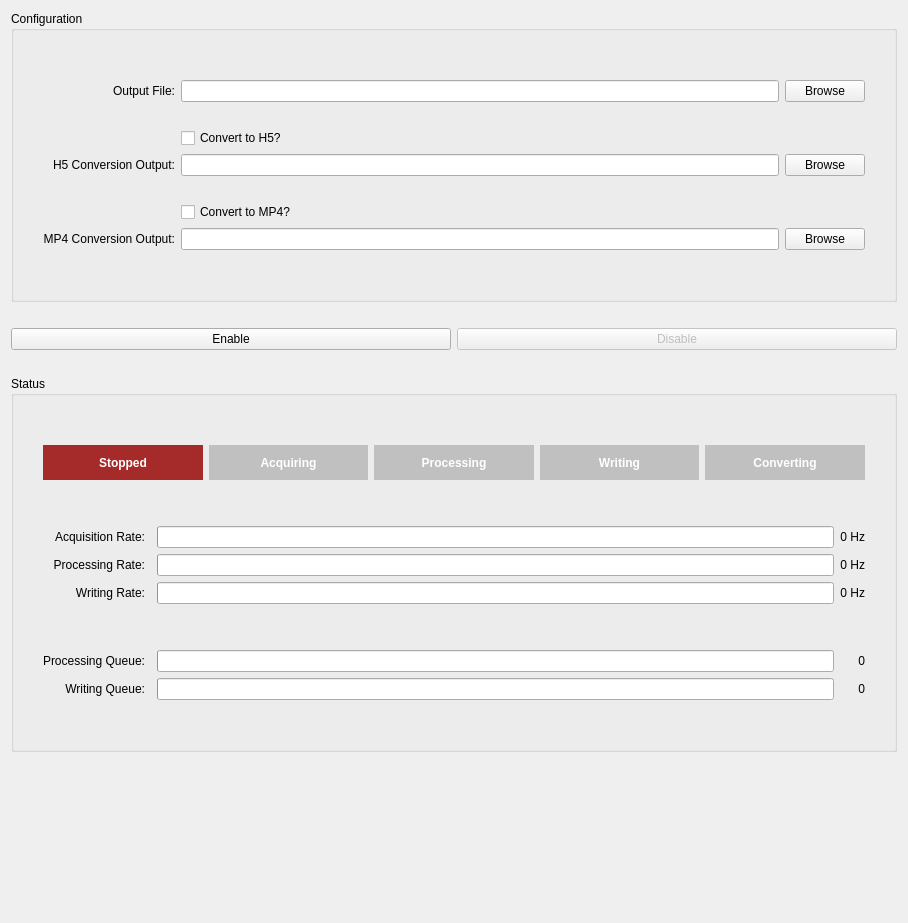
<?xml version="1.0" encoding="UTF-8"?>
<ui version="4.0">
 <class>Form</class>
 <widget class="QWidget" name="Form">
  <property name="geometry">
   <rect>
    <x>0</x>
    <y>0</y>
    <width>908</width>
    <height>923</height>
   </rect>
  </property>
  <property name="windowTitle">
   <string>FastCamera Streaming Utility</string>
  </property>
  <property name="layoutDirection">
   <enum>Qt::LeftToRight</enum>
  </property>
  <layout class="QGridLayout" name="gridLayout_4">
   <item row="10" column="0">
    <layout class="QHBoxLayout" name="horizontalLayout">
     <item>
      <widget class="QPushButton" name="startButton">
       <property name="font">
        <font>
         <weight>50</weight>
         <bold>false</bold>
        </font>
       </property>
       <property name="text">
        <string>Enable</string>
       </property>
      </widget>
     </item>
     <item>
      <widget class="QPushButton" name="stopButton">
       <property name="enabled">
        <bool>false</bool>
       </property>
       <property name="text">
        <string>Disable</string>
       </property>
      </widget>
     </item>
    </layout>
   </item>
   <item row="9" column="0">
    <spacer name="verticalSpacer_2">
     <property name="orientation">
      <enum>Qt::Vertical</enum>
     </property>
     <property name="sizeType">
      <enum>QSizePolicy::Fixed</enum>
     </property>
     <property name="sizeHint" stdset="0">
      <size>
       <width>20</width>
       <height>20</height>
      </size>
     </property>
    </spacer>
   </item>
   <item row="6" column="0" rowspan="3">
    <widget class="QGroupBox" name="groupBox">
     <property name="sizePolicy">
      <sizepolicy hsizetype="Expanding" vsizetype="Minimum">
       <horstretch>0</horstretch>
       <verstretch>0</verstretch>
      </sizepolicy>
     </property>
     <property name="title">
      <string>Configuration</string>
     </property>
     <layout class="QGridLayout" name="gridLayout_5">
      <item row="1" column="1">
       <widget class="QLabel" name="label">
        <property name="sizePolicy">
         <sizepolicy hsizetype="Preferred" vsizetype="Minimum">
          <horstretch>0</horstretch>
          <verstretch>0</verstretch>
         </sizepolicy>
        </property>
        <property name="text">
         <string>Output File:</string>
        </property>
        <property name="alignment">
         <set>Qt::AlignRight|Qt::AlignTrailing|Qt::AlignVCenter</set>
        </property>
       </widget>
      </item>
      <item row="0" column="6">
       <spacer name="horizontalSpacer_3">
        <property name="orientation">
         <enum>Qt::Horizontal</enum>
        </property>
        <property name="sizeType">
         <enum>QSizePolicy::Fixed</enum>
        </property>
        <property name="sizeHint" stdset="0">
         <size>
          <width>20</width>
          <height>20</height>
         </size>
        </property>
       </spacer>
      </item>
      <item row="6" column="3">
       <widget class="QCheckBox" name="useMP4Conversion">
        <property name="text">
         <string>Convert to MP4?</string>
        </property>
        <property name="checkable">
         <bool>true</bool>
        </property>
        <property name="checked">
         <bool>false</bool>
        </property>
       </widget>
      </item>
      <item row="4" column="3">
       <widget class="QLineEdit" name="h5ConversionOutput">
        <property name="sizePolicy">
         <sizepolicy hsizetype="Expanding" vsizetype="Minimum">
          <horstretch>0</horstretch>
          <verstretch>0</verstretch>
         </sizepolicy>
        </property>
       </widget>
      </item>
      <item row="3" column="3">
       <widget class="QCheckBox" name="useH5Conversion">
        <property name="text">
         <string>Convert to H5?</string>
        </property>
        <property name="checked">
         <bool>false</bool>
        </property>
       </widget>
      </item>
      <item row="5" column="3">
       <spacer name="verticalSpacer_13">
        <property name="orientation">
         <enum>Qt::Vertical</enum>
        </property>
        <property name="sizeType">
         <enum>QSizePolicy::Fixed</enum>
        </property>
        <property name="sizeHint" stdset="0">
         <size>
          <width>20</width>
          <height>20</height>
         </size>
        </property>
       </spacer>
      </item>
      <item row="1" column="3">
       <widget class="QLineEdit" name="outputFile">
        <property name="sizePolicy">
         <sizepolicy hsizetype="Expanding" vsizetype="Minimum">
          <horstretch>0</horstretch>
          <verstretch>0</verstretch>
         </sizepolicy>
        </property>
       </widget>
      </item>
      <item row="4" column="1">
       <widget class="QLabel" name="label_2">
        <property name="sizePolicy">
         <sizepolicy hsizetype="Preferred" vsizetype="Minimum">
          <horstretch>0</horstretch>
          <verstretch>0</verstretch>
         </sizepolicy>
        </property>
        <property name="text">
         <string>H5 Conversion Output:</string>
        </property>
        <property name="alignment">
         <set>Qt::AlignRight|Qt::AlignTrailing|Qt::AlignVCenter</set>
        </property>
       </widget>
      </item>
      <item row="8" column="1">
       <spacer name="verticalSpacer_11">
        <property name="orientation">
         <enum>Qt::Vertical</enum>
        </property>
        <property name="sizeType">
         <enum>QSizePolicy::Fixed</enum>
        </property>
        <property name="sizeHint" stdset="0">
         <size>
          <width>20</width>
          <height>40</height>
         </size>
        </property>
       </spacer>
      </item>
      <item row="1" column="5">
       <widget class="QPushButton" name="outputFileBrowse">
        <property name="sizePolicy">
         <sizepolicy hsizetype="Minimum" vsizetype="Minimum">
          <horstretch>0</horstretch>
          <verstretch>0</verstretch>
         </sizepolicy>
        </property>
        <property name="text">
         <string>Browse</string>
        </property>
       </widget>
      </item>
      <item row="2" column="3">
       <spacer name="verticalSpacer_12">
        <property name="orientation">
         <enum>Qt::Vertical</enum>
        </property>
        <property name="sizeType">
         <enum>QSizePolicy::Fixed</enum>
        </property>
        <property name="sizeHint" stdset="0">
         <size>
          <width>20</width>
          <height>20</height>
         </size>
        </property>
       </spacer>
      </item>
      <item row="0" column="0">
       <spacer name="horizontalSpacer_2">
        <property name="orientation">
         <enum>Qt::Horizontal</enum>
        </property>
        <property name="sizeType">
         <enum>QSizePolicy::Fixed</enum>
        </property>
        <property name="sizeHint" stdset="0">
         <size>
          <width>20</width>
          <height>20</height>
         </size>
        </property>
       </spacer>
      </item>
      <item row="0" column="1">
       <spacer name="verticalSpacer_10">
        <property name="orientation">
         <enum>Qt::Vertical</enum>
        </property>
        <property name="sizeType">
         <enum>QSizePolicy::Fixed</enum>
        </property>
        <property name="sizeHint" stdset="0">
         <size>
          <width>20</width>
          <height>40</height>
         </size>
        </property>
       </spacer>
      </item>
      <item row="4" column="5">
       <widget class="QPushButton" name="h5ConversionOutputBrowse">
        <property name="sizePolicy">
         <sizepolicy hsizetype="Minimum" vsizetype="Minimum">
          <horstretch>0</horstretch>
          <verstretch>0</verstretch>
         </sizepolicy>
        </property>
        <property name="text">
         <string>Browse</string>
        </property>
       </widget>
      </item>
      <item row="7" column="1">
       <widget class="QLabel" name="label_3">
        <property name="sizePolicy">
         <sizepolicy hsizetype="Preferred" vsizetype="Minimum">
          <horstretch>0</horstretch>
          <verstretch>0</verstretch>
         </sizepolicy>
        </property>
        <property name="text">
         <string>MP4 Conversion Output:</string>
        </property>
        <property name="alignment">
         <set>Qt::AlignRight|Qt::AlignTrailing|Qt::AlignVCenter</set>
        </property>
       </widget>
      </item>
      <item row="7" column="3">
       <widget class="QLineEdit" name="mp4ConversionOutput">
        <property name="sizePolicy">
         <sizepolicy hsizetype="Expanding" vsizetype="Minimum">
          <horstretch>0</horstretch>
          <verstretch>0</verstretch>
         </sizepolicy>
        </property>
       </widget>
      </item>
      <item row="7" column="5">
       <widget class="QPushButton" name="mp4ConversionOutputBrowse">
        <property name="sizePolicy">
         <sizepolicy hsizetype="Minimum" vsizetype="Minimum">
          <horstretch>0</horstretch>
          <verstretch>0</verstretch>
         </sizepolicy>
        </property>
        <property name="text">
         <string>Browse</string>
        </property>
       </widget>
      </item>
     </layout>
    </widget>
   </item>
   <item row="27" column="0">
    <spacer name="verticalSpacer_7">
     <property name="orientation">
      <enum>Qt::Vertical</enum>
     </property>
     <property name="sizeType">
      <enum>QSizePolicy::Fixed</enum>
     </property>
     <property name="sizeHint" stdset="0">
      <size>
       <width>20</width>
       <height>20</height>
      </size>
     </property>
    </spacer>
   </item>
   <item row="26" column="0">
    <spacer name="verticalSpacer">
     <property name="orientation">
      <enum>Qt::Vertical</enum>
     </property>
     <property name="sizeHint" stdset="0">
      <size>
       <width>20</width>
       <height>40</height>
      </size>
     </property>
    </spacer>
   </item>
   <item row="11" column="0">
    <spacer name="verticalSpacer_5">
     <property name="orientation">
      <enum>Qt::Vertical</enum>
     </property>
     <property name="sizeType">
      <enum>QSizePolicy::Fixed</enum>
     </property>
     <property name="sizeHint" stdset="0">
      <size>
       <width>20</width>
       <height>20</height>
      </size>
     </property>
    </spacer>
   </item>
   <item row="17" column="0">
    <widget class="QGroupBox" name="groupBox_2">
     <property name="sizePolicy">
      <sizepolicy hsizetype="Expanding" vsizetype="Minimum">
       <horstretch>0</horstretch>
       <verstretch>0</verstretch>
      </sizepolicy>
     </property>
     <property name="title">
      <string>Status</string>
     </property>
     <layout class="QGridLayout" name="gridLayout_6">
      <item row="2" column="5">
       <spacer name="horizontalSpacer_4">
        <property name="orientation">
         <enum>Qt::Horizontal</enum>
        </property>
        <property name="sizeType">
         <enum>QSizePolicy::Fixed</enum>
        </property>
        <property name="sizeHint" stdset="0">
         <size>
          <width>20</width>
          <height>20</height>
         </size>
        </property>
       </spacer>
      </item>
      <item row="2" column="0">
       <spacer name="horizontalSpacer_5">
        <property name="orientation">
         <enum>Qt::Horizontal</enum>
        </property>
        <property name="sizeType">
         <enum>QSizePolicy::Fixed</enum>
        </property>
        <property name="sizeHint" stdset="0">
         <size>
          <width>20</width>
          <height>20</height>
         </size>
        </property>
       </spacer>
      </item>
      <item row="14" column="1">
       <widget class="QLabel" name="label_13">
        <property name="sizePolicy">
         <sizepolicy hsizetype="Preferred" vsizetype="Minimum">
          <horstretch>0</horstretch>
          <verstretch>0</verstretch>
         </sizepolicy>
        </property>
        <property name="text">
         <string>Writing Queue:</string>
        </property>
        <property name="alignment">
         <set>Qt::AlignRight|Qt::AlignTrailing|Qt::AlignVCenter</set>
        </property>
       </widget>
      </item>
      <item row="5" column="4">
       <widget class="QLabel" name="acquisitionRateLabel">
        <property name="text">
         <string>0 Hz</string>
        </property>
        <property name="alignment">
         <set>Qt::AlignRight|Qt::AlignTrailing|Qt::AlignVCenter</set>
        </property>
       </widget>
      </item>
      <item row="7" column="4">
       <widget class="QLabel" name="processingRateLabel">
        <property name="text">
         <string>0 Hz</string>
        </property>
        <property name="alignment">
         <set>Qt::AlignRight|Qt::AlignTrailing|Qt::AlignVCenter</set>
        </property>
       </widget>
      </item>
      <item row="7" column="3">
       <widget class="QProgressBar" name="processingRate">
        <property name="value">
         <number>0</number>
        </property>
        <property name="textVisible">
         <bool>false</bool>
        </property>
       </widget>
      </item>
      <item row="5" column="1">
       <widget class="QLabel" name="label_9">
        <property name="sizePolicy">
         <sizepolicy hsizetype="Preferred" vsizetype="Minimum">
          <horstretch>0</horstretch>
          <verstretch>0</verstretch>
         </sizepolicy>
        </property>
        <property name="text">
         <string>Acquisition Rate:</string>
        </property>
        <property name="alignment">
         <set>Qt::AlignRight|Qt::AlignTrailing|Qt::AlignVCenter</set>
        </property>
       </widget>
      </item>
      <item row="7" column="1">
       <widget class="QLabel" name="label_10">
        <property name="sizePolicy">
         <sizepolicy hsizetype="Preferred" vsizetype="Minimum">
          <horstretch>0</horstretch>
          <verstretch>0</verstretch>
         </sizepolicy>
        </property>
        <property name="text">
         <string>Processing Rate:</string>
        </property>
        <property name="alignment">
         <set>Qt::AlignRight|Qt::AlignTrailing|Qt::AlignVCenter</set>
        </property>
       </widget>
      </item>
      <item row="13" column="4">
       <widget class="QLabel" name="processingQueueLabel">
        <property name="text">
         <string>0</string>
        </property>
        <property name="alignment">
         <set>Qt::AlignRight|Qt::AlignTrailing|Qt::AlignVCenter</set>
        </property>
       </widget>
      </item>
      <item row="3" column="1" colspan="4">
       <layout class="QHBoxLayout" name="horizontalLayout_2">
        <item>
         <widget class="QLabel" name="stoppedLabel">
          <property name="sizePolicy">
           <sizepolicy hsizetype="Expanding" vsizetype="Preferred">
            <horstretch>0</horstretch>
            <verstretch>0</verstretch>
           </sizepolicy>
          </property>
          <property name="minimumSize">
           <size>
            <width>0</width>
            <height>35</height>
           </size>
          </property>
          <property name="font">
           <font>
            <weight>75</weight>
            <italic>false</italic>
            <bold>true</bold>
            <kerning>true</kerning>
           </font>
          </property>
          <property name="autoFillBackground">
           <bool>false</bool>
          </property>
          <property name="styleSheet">
           <string notr="true">background: brown; color: white;</string>
          </property>
          <property name="frameShadow">
           <enum>QFrame::Raised</enum>
          </property>
          <property name="text">
           <string>Stopped</string>
          </property>
          <property name="alignment">
           <set>Qt::AlignCenter</set>
          </property>
         </widget>
        </item>
        <item>
         <widget class="QLabel" name="acquiringLabel">
          <property name="sizePolicy">
           <sizepolicy hsizetype="Expanding" vsizetype="Preferred">
            <horstretch>0</horstretch>
            <verstretch>0</verstretch>
           </sizepolicy>
          </property>
          <property name="minimumSize">
           <size>
            <width>0</width>
            <height>35</height>
           </size>
          </property>
          <property name="font">
           <font>
            <weight>75</weight>
            <italic>false</italic>
            <bold>true</bold>
            <kerning>true</kerning>
           </font>
          </property>
          <property name="autoFillBackground">
           <bool>false</bool>
          </property>
          <property name="styleSheet">
           <string notr="true">background: silver; color: white;</string>
          </property>
          <property name="frameShadow">
           <enum>QFrame::Raised</enum>
          </property>
          <property name="text">
           <string>Acquiring</string>
          </property>
          <property name="alignment">
           <set>Qt::AlignCenter</set>
          </property>
         </widget>
        </item>
        <item>
         <widget class="QLabel" name="processingLabel">
          <property name="sizePolicy">
           <sizepolicy hsizetype="Expanding" vsizetype="Preferred">
            <horstretch>0</horstretch>
            <verstretch>0</verstretch>
           </sizepolicy>
          </property>
          <property name="minimumSize">
           <size>
            <width>0</width>
            <height>35</height>
           </size>
          </property>
          <property name="font">
           <font>
            <weight>75</weight>
            <italic>false</italic>
            <bold>true</bold>
            <kerning>true</kerning>
           </font>
          </property>
          <property name="autoFillBackground">
           <bool>false</bool>
          </property>
          <property name="styleSheet">
           <string notr="true">background: silver; color: white;</string>
          </property>
          <property name="frameShadow">
           <enum>QFrame::Raised</enum>
          </property>
          <property name="text">
           <string>Processing</string>
          </property>
          <property name="alignment">
           <set>Qt::AlignCenter</set>
          </property>
         </widget>
        </item>
        <item>
         <widget class="QLabel" name="writingLabel">
          <property name="sizePolicy">
           <sizepolicy hsizetype="Expanding" vsizetype="Preferred">
            <horstretch>0</horstretch>
            <verstretch>0</verstretch>
           </sizepolicy>
          </property>
          <property name="minimumSize">
           <size>
            <width>0</width>
            <height>35</height>
           </size>
          </property>
          <property name="font">
           <font>
            <weight>75</weight>
            <italic>false</italic>
            <bold>true</bold>
            <kerning>true</kerning>
           </font>
          </property>
          <property name="autoFillBackground">
           <bool>false</bool>
          </property>
          <property name="styleSheet">
           <string notr="true">background: silver; color: white;</string>
          </property>
          <property name="frameShadow">
           <enum>QFrame::Raised</enum>
          </property>
          <property name="text">
           <string>Writing</string>
          </property>
          <property name="alignment">
           <set>Qt::AlignCenter</set>
          </property>
         </widget>
        </item>
        <item>
         <widget class="QLabel" name="convertingLabel">
          <property name="sizePolicy">
           <sizepolicy hsizetype="Expanding" vsizetype="Preferred">
            <horstretch>0</horstretch>
            <verstretch>0</verstretch>
           </sizepolicy>
          </property>
          <property name="minimumSize">
           <size>
            <width>0</width>
            <height>35</height>
           </size>
          </property>
          <property name="font">
           <font>
            <weight>75</weight>
            <italic>false</italic>
            <bold>true</bold>
            <kerning>true</kerning>
           </font>
          </property>
          <property name="autoFillBackground">
           <bool>false</bool>
          </property>
          <property name="styleSheet">
           <string notr="true">background: silver; color: white;</string>
          </property>
          <property name="frameShadow">
           <enum>QFrame::Raised</enum>
          </property>
          <property name="text">
           <string>Converting</string>
          </property>
          <property name="alignment">
           <set>Qt::AlignCenter</set>
          </property>
         </widget>
        </item>
       </layout>
      </item>
      <item row="11" column="4">
       <widget class="QLabel" name="writingRateLabel">
        <property name="text">
         <string>0 Hz</string>
        </property>
        <property name="alignment">
         <set>Qt::AlignRight|Qt::AlignTrailing|Qt::AlignVCenter</set>
        </property>
       </widget>
      </item>
      <item row="4" column="1">
       <spacer name="verticalSpacer_4">
        <property name="orientation">
         <enum>Qt::Vertical</enum>
        </property>
        <property name="sizeType">
         <enum>QSizePolicy::Fixed</enum>
        </property>
        <property name="sizeHint" stdset="0">
         <size>
          <width>20</width>
          <height>40</height>
         </size>
        </property>
       </spacer>
      </item>
      <item row="12" column="1">
       <spacer name="verticalSpacer_3">
        <property name="orientation">
         <enum>Qt::Vertical</enum>
        </property>
        <property name="sizeType">
         <enum>QSizePolicy::Fixed</enum>
        </property>
        <property name="sizeHint" stdset="0">
         <size>
          <width>20</width>
          <height>40</height>
         </size>
        </property>
       </spacer>
      </item>
      <item row="2" column="1">
       <spacer name="verticalSpacer_8">
        <property name="orientation">
         <enum>Qt::Vertical</enum>
        </property>
        <property name="sizeType">
         <enum>QSizePolicy::Fixed</enum>
        </property>
        <property name="sizeHint" stdset="0">
         <size>
          <width>20</width>
          <height>40</height>
         </size>
        </property>
       </spacer>
      </item>
      <item row="13" column="1">
       <widget class="QLabel" name="label_12">
        <property name="sizePolicy">
         <sizepolicy hsizetype="Preferred" vsizetype="Minimum">
          <horstretch>0</horstretch>
          <verstretch>0</verstretch>
         </sizepolicy>
        </property>
        <property name="text">
         <string>Processing Queue:</string>
        </property>
        <property name="alignment">
         <set>Qt::AlignRight|Qt::AlignTrailing|Qt::AlignVCenter</set>
        </property>
       </widget>
      </item>
      <item row="11" column="1">
       <widget class="QLabel" name="label_11">
        <property name="sizePolicy">
         <sizepolicy hsizetype="Preferred" vsizetype="Minimum">
          <horstretch>0</horstretch>
          <verstretch>0</verstretch>
         </sizepolicy>
        </property>
        <property name="text">
         <string>Writing Rate:</string>
        </property>
        <property name="alignment">
         <set>Qt::AlignRight|Qt::AlignTrailing|Qt::AlignVCenter</set>
        </property>
       </widget>
      </item>
      <item row="13" column="3">
       <widget class="QProgressBar" name="processingQueue">
        <property name="value">
         <number>0</number>
        </property>
        <property name="textVisible">
         <bool>false</bool>
        </property>
       </widget>
      </item>
      <item row="14" column="4">
       <widget class="QLabel" name="writingQueueLabel">
        <property name="text">
         <string>0</string>
        </property>
        <property name="alignment">
         <set>Qt::AlignRight|Qt::AlignTrailing|Qt::AlignVCenter</set>
        </property>
       </widget>
      </item>
      <item row="11" column="3">
       <widget class="QProgressBar" name="writingRate">
        <property name="value">
         <number>0</number>
        </property>
        <property name="textVisible">
         <bool>false</bool>
        </property>
       </widget>
      </item>
      <item row="15" column="1">
       <spacer name="verticalSpacer_9">
        <property name="orientation">
         <enum>Qt::Vertical</enum>
        </property>
        <property name="sizeType">
         <enum>QSizePolicy::Fixed</enum>
        </property>
        <property name="sizeHint" stdset="0">
         <size>
          <width>20</width>
          <height>40</height>
         </size>
        </property>
       </spacer>
      </item>
      <item row="5" column="3">
       <widget class="QProgressBar" name="acquisitionRate">
        <property name="value">
         <number>0</number>
        </property>
        <property name="textVisible">
         <bool>false</bool>
        </property>
       </widget>
      </item>
      <item row="14" column="3">
       <widget class="QProgressBar" name="writingQueue">
        <property name="value">
         <number>0</number>
        </property>
        <property name="textVisible">
         <bool>false</bool>
        </property>
       </widget>
      </item>
     </layout>
    </widget>
   </item>
  </layout>
 </widget>
 <resources/>
 <connections/>
 <designerdata>
  <property name="gridDeltaX">
   <number>10</number>
  </property>
  <property name="gridDeltaY">
   <number>10</number>
  </property>
  <property name="gridSnapX">
   <bool>true</bool>
  </property>
  <property name="gridSnapY">
   <bool>true</bool>
  </property>
  <property name="gridVisible">
   <bool>true</bool>
  </property>
 </designerdata>
</ui>
